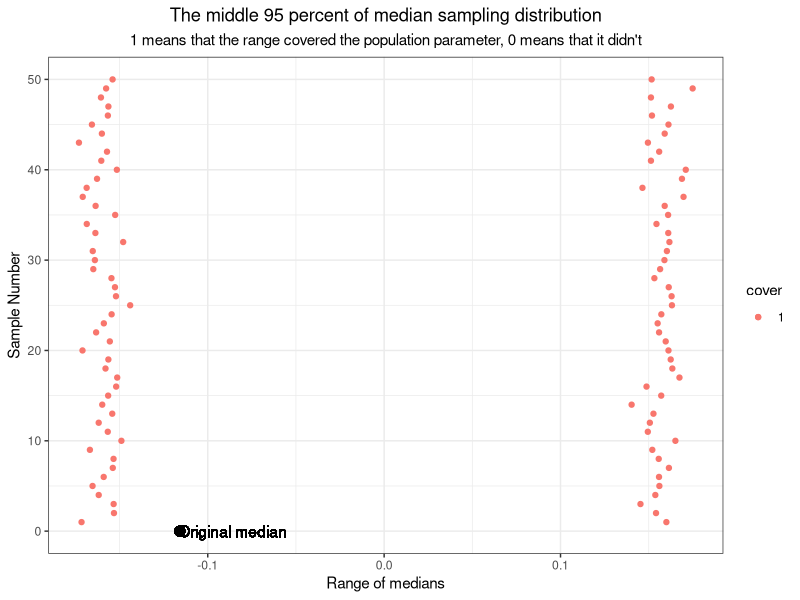

The R source for this figure:
## ---- chunk 1
knitr::opts_chunk$set(echo=TRUE, warning=FALSE, message=FALSE, cache=TRUE)
## ---- chunk 2
library(tidyverse)
library(stats4)
## ---- chunk 3
set.seed(0)
sima <- rnorm(201, mean = 0, sd = 1)
nLL <- function(mean, sd){
  fs <- dnorm(
        x = sima
      , mean = mean
      , sd = sd
      , log = TRUE
    ) 
  -sum(fs)
}
fit <- mle(nLL, start = list(mean=1,sd=1),method = "L-BFGS-B", 
           lower = c(0, 0.01))
## ---- chunk 4
q <- c()
for (i in 1:1000) {
  n <- rnorm(201, mean = coef(fit)[1], sd = coef(fit)[2])
  q[i] <- quantile(n, 0.5)
}
## ---- chunk 5
val <- quantile(q, c(0.025,0.975))
sprintf("The 95 percent confident interval of the approximated sampling distribution goes from %.2f to %.2f", val[1], val[2])
## ---- chunk 6
d <- data.frame()
q <- c()
for (j in 1:50) {
  for (i in 1:1000) {
    n <- rnorm(201, mean = coef(fit)[1], sd = coef(fit)[2])
    q[i] <- quantile(n, 0.5)
    }
  val <- quantile(q, c(0.025,0.975))
  for (m in 1:2) {
    d[j,m] <- val[m]
  }
}
d <- d %>% 
  rename(low_end = V1, high_end = V2) %>% 
  mutate(ID = 1, new_ID = cumsum(ID)) %>% 
  select(-ID)
m <- median(sima)
d <- d %>% 
  mutate(cover = if_else(m > low_end & m < high_end, 1, 0))
new_d <- d %>% 
  filter(cover == 1)
nrow(new_d)/nrow(d)
## ---- chunk 7
d$cover = as.factor(d$cover)
ggplot(d) +
  geom_point(aes(x = low_end, y = new_ID, color = cover)) +
  geom_point(aes(x = high_end, y = new_ID, color = cover)) +
  geom_point(aes(x=median(sima), y = 0), size = 3, color = "black") +
  geom_text(x = median(sima) + 0.030, y = 0, 
           label = "Original median", color = "black") +
  labs(title = "The middle 95 percent of median sampling distribution",
       x = "Range of medians",
       y = "Sample Number",
       subtitle = "1 means that the range covered the population parameter, 0 means that it didn't") +
  theme_bw() +
  theme(plot.title = element_text(hjust=0.5),
        plot.subtitle = element_text(hjust=0.5))
